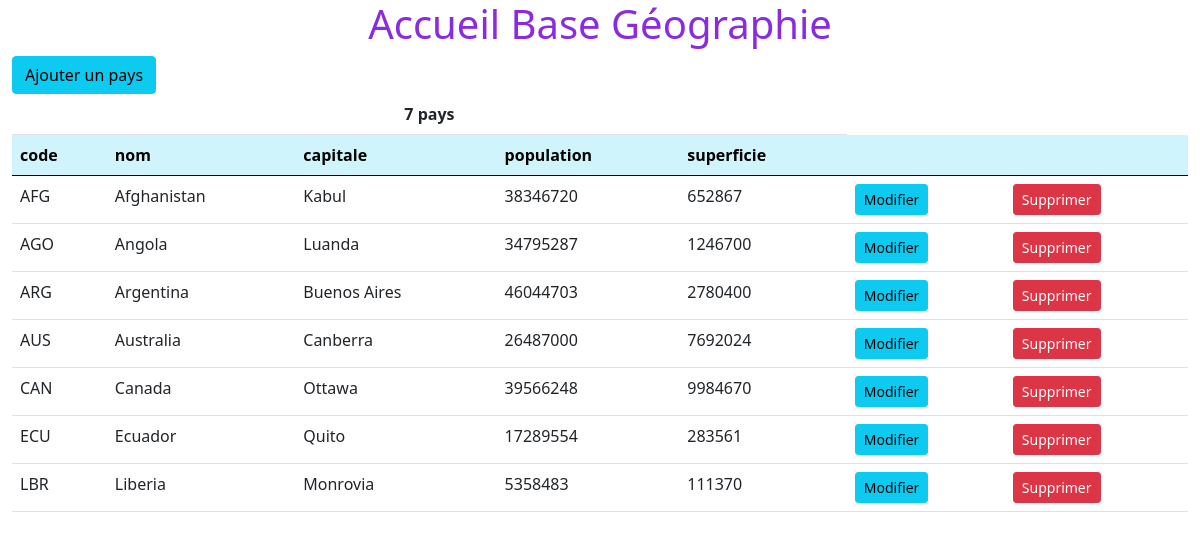
The app's page /php-mariadb-episode-11/index.php, older data.
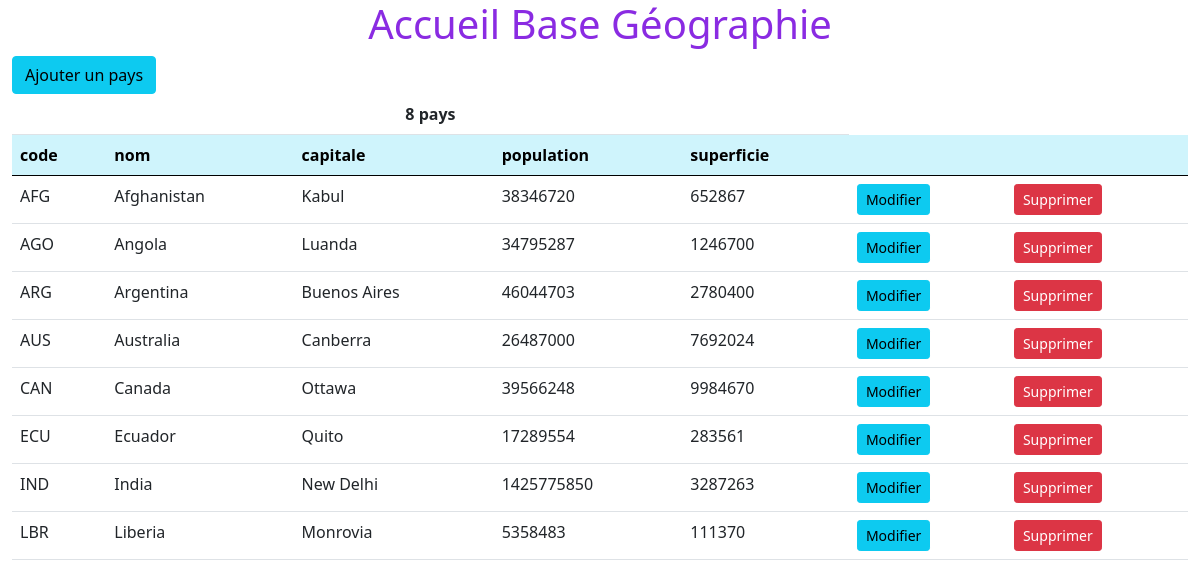
The same page, newer data.
### tables this page shows
CREATE TABLE pays (
    code CHAR(3) NOT NULL,
    nom VARCHAR(100) UNIQUE NOT NULL,
    capitale VARCHAR(100) DEFAULT NULL,
    population INTEGER DEFAULT NULL,
    superficie INTEGER DEFAULT NULL,
    PRIMARY KEY(code)
) ENGINE InnoDB DEFAULT CHARSET=utf8mb4;

### php-mariadb-episode-11/index.php (the view, shortened to what this page needs)
<?php
try {
    $dbh = new PDO('mysql:host=127.0.0.1;dbname=geographie;port=3306;charset=utf8mb4', 'marco', 'polo');
    $stmt = $dbh->query('SELECT * FROM pays');
    $les_pays = $stmt->fetchAll(PDO::FETCH_ASSOC);
    $nb_pays = count($les_pays);
} catch (Exception $e) {
    $message = $e->getMessage();
    $feedback = alerte($message, 'alert-danger');
}
?>
<!DOCTYPE html>
<html lang="fr">
    <head>
        <link href="./styles/bootstrap.min.css" rel="stylesheet" type="text/css">
        <link href="./styles/geo.css" rel="stylesheet" type="text/css">
    </head>
    <body>
        <div class="jumbotron text-center">
            <h1>Accueil Base Géographie</h1>
        </div>
        <div class="container-fluid">
            <?php
                if (isset($feedback)) {
                    echo $feedback;
                } else {
            ?>
            <a href="./ajouter-pays.php" class="btn btn-info">Ajouter un pays</a>
            <table class="table">
                <thead>
                    <tr>
                        <th class="text-center" colspan="5"><?= $nb_pays ?> pays</th>
                    </tr>
                    <tr class="table-info">
                        <th>code</th>
                        <th>nom</th>
                        <th>capitale</th>
                        <th>population</th>
                        <th>superficie</th>
                        <th></th>
                        <th></th>
                    </tr>
                </thead>
                <tbody>
                    <?php foreach ($les_pays as $un_pays) { ?>
                        <tr>
                            <td><?= $un_pays["code"] ?></td>
                            <td><?= $un_pays["nom"] ?></td>
                            <td><?= $un_pays["capitale"] ?></td>
                            <td><?= $un_pays["population"] ?></td>
                            <td><?= $un_pays["superficie"] ?></td>
                            <td>
                                <form action="./modifier-pays.php" method="post">
                                    <button type="submit" class="btn btn-sm btn-info">Modifier</a>
                                </form>
                            </td>
                            <td>
                                <form action="./supprimer-pays-resultat.php" method="post">
                                    <button type="submit" class="btn btn-sm btn-danger">Supprimer</a>
                                </form>
                            </td>
                        </tr>
                    <?php } ?>
                </tbody>
            </table>
            <?php } ?>
        </div>
    </body>
</html>

Row changes from the older to the newer data that the page shows:
added pays: code "IND", nom "India", capitale "New Delhi", population "1425775850", superficie "3287263"
Text that changed along with them:
$nb_pays: "7" → "8"
